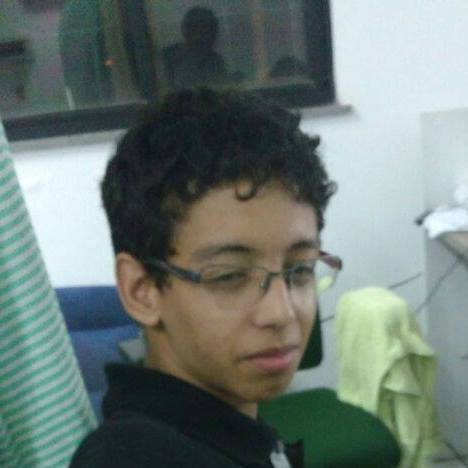
#> input picture imgs/pedro.jpg, 468 x 468 px
$ python exampleEdge.py   (older library calls are emulated)
#> lines starting #> are read from the running program, lines starting #| are printed output that depends on the picture
import cv2
import numpy as np

img = cv2.imread('imgs/pedro.jpg')
#> img is the input picture: shape (468, 468, 3); mean B, G, R 117.2, 122.7, 109.7
gray = cv2.cvtColor(img, cv2.COLOR_BGR2GRAY)
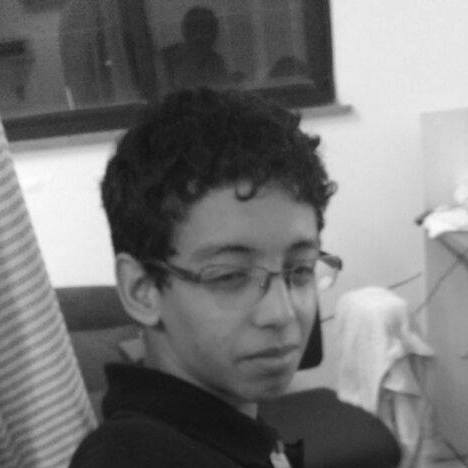
#> gray: shape (468, 468); min 15, max 254, mean 118.2
img_gaussian = cv2.GaussianBlur(gray,(3,3),0)

#canny
img_canny = cv2.Canny(img,100,200)
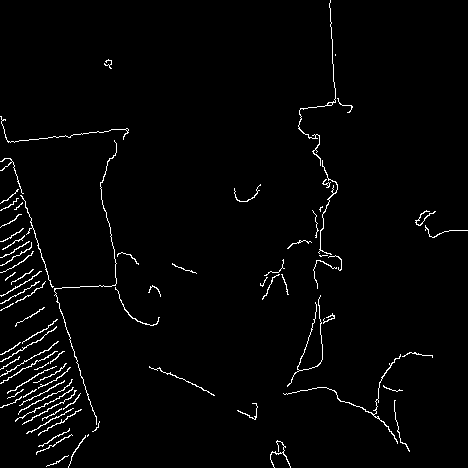
#> img_canny: shape (468, 468); 2.2% white in thin lines or dots

#sobel
img_sobelx = cv2.Sobel(img_gaussian,cv2.CV_8U,1,0,ksize=5)
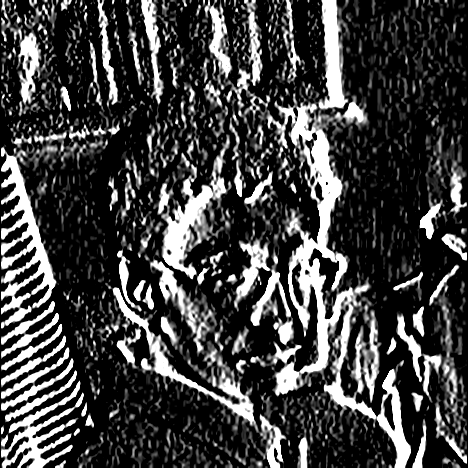
#> img_sobelx: shape (468, 468); min 0, max 255, mean 64.7
img_sobely = cv2.Sobel(img_gaussian,cv2.CV_8U,0,1,ksize=5)
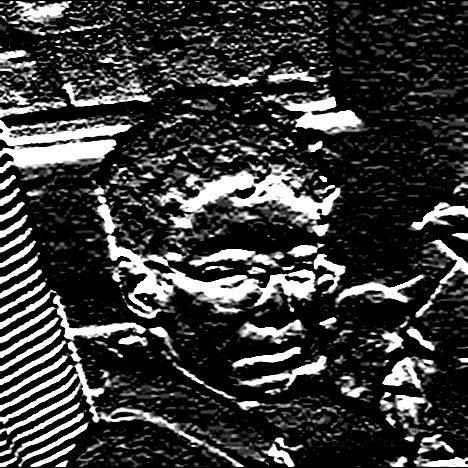
#> img_sobely: shape (468, 468); min 0, max 255, mean 58.3
img_sobel = img_sobelx + img_sobely
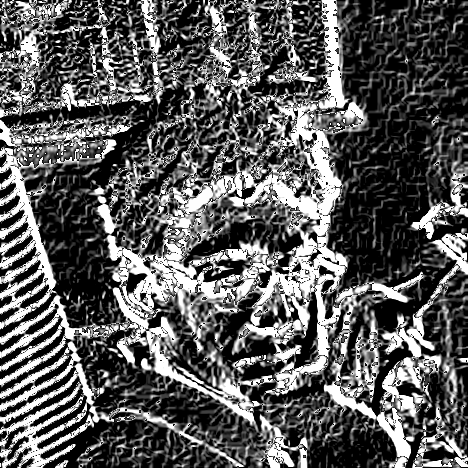
#> img_sobel: shape (468, 468); min 0, max 255, mean 90.4


#prewitt
kernelx = np.array([[1,1,1],[0,0,0],[-1,-1,-1]])
kernely = np.array([[-1,0,1],[-1,0,1],[-1,0,1]])
img_prewittx = cv2.filter2D(img_gaussian, -1, kernelx)
img_prewitty = cv2.filter2D(img_gaussian, -1, kernely)
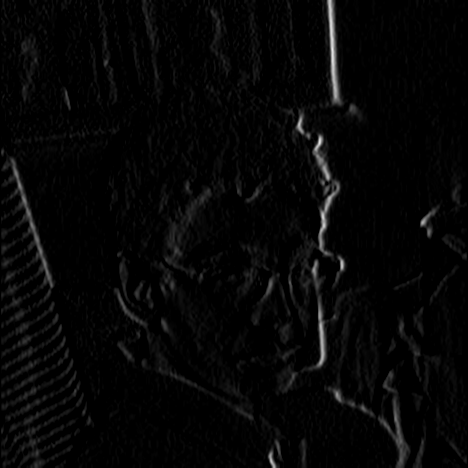
#> img_prewitty: shape (468, 468); min 0, max 235, mean 6


cv2.imshow("Original Image", img)
cv2.waitKey(0)
cv2.imshow("Gauss", img_gaussian)
cv2.waitKey(0)
cv2.imshow("Canny", img_canny)
cv2.waitKey(0)
cv2.imshow("Sobel X", img_sobelx)
cv2.waitKey(0)
cv2.imshow("Sobel Y", img_sobely)
cv2.waitKey(0)
cv2.imshow("Sobel", img_sobel)
cv2.waitKey(0)
cv2.imshow("Prewitt X", img_prewittx)
cv2.waitKey(0)
cv2.imshow("Prewitt Y", img_prewitty)
cv2.waitKey(0)
cv2.imshow("Prewitt", img_prewittx + img_prewitty)
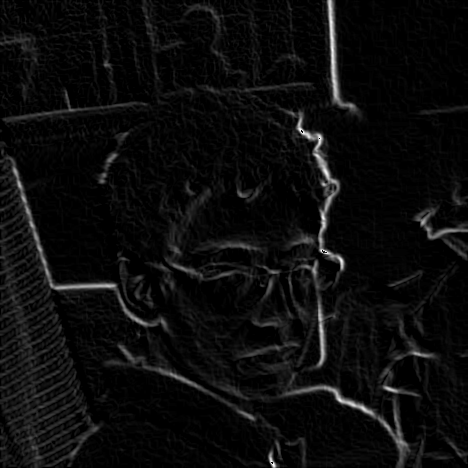
#> window 'Prewitt': shape (468, 468); min 0, max 254, mean 12.1


cv2.waitKey(0)
cv2.destroyAllWindows()

$ run again, with imgs/big-DataMosh.jpg copied over imgs/pedro.jpg
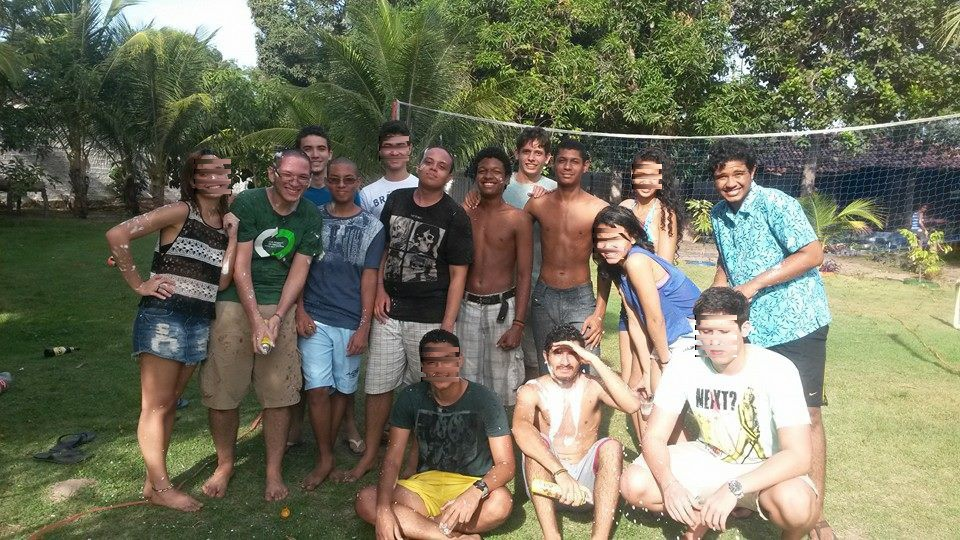
#> input picture imgs/big-DataMosh.jpg, 960 x 540 px
#> img is the input picture: shape (540, 960, 3); mean B, G, R 95.5, 116.3, 116.7
#> `img_canny = cv2.Canny(img,100,200)`:
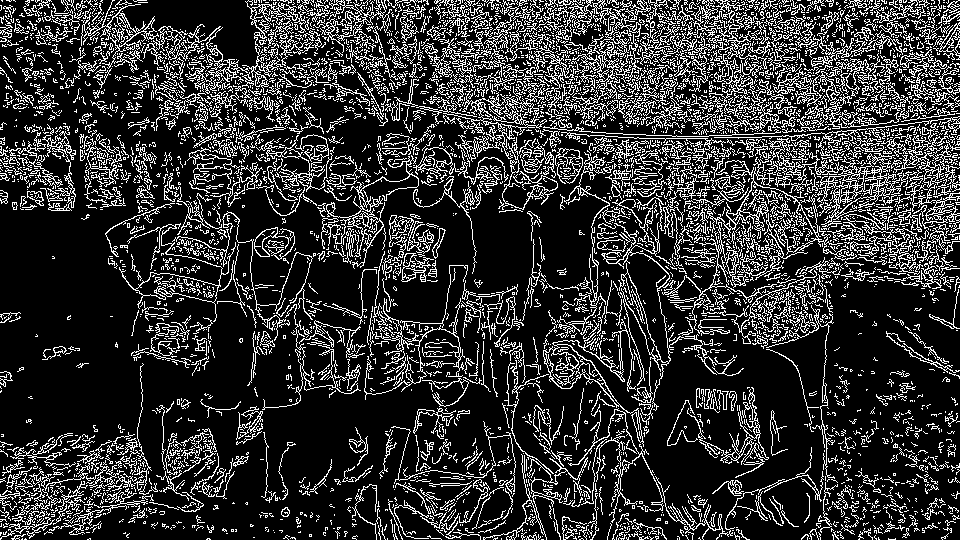
#> img_canny: shape (540, 960); 19.9% white in thin lines or dots
#> `cv2.imshow("Prewitt", img_prewittx + img_prewitty)`:
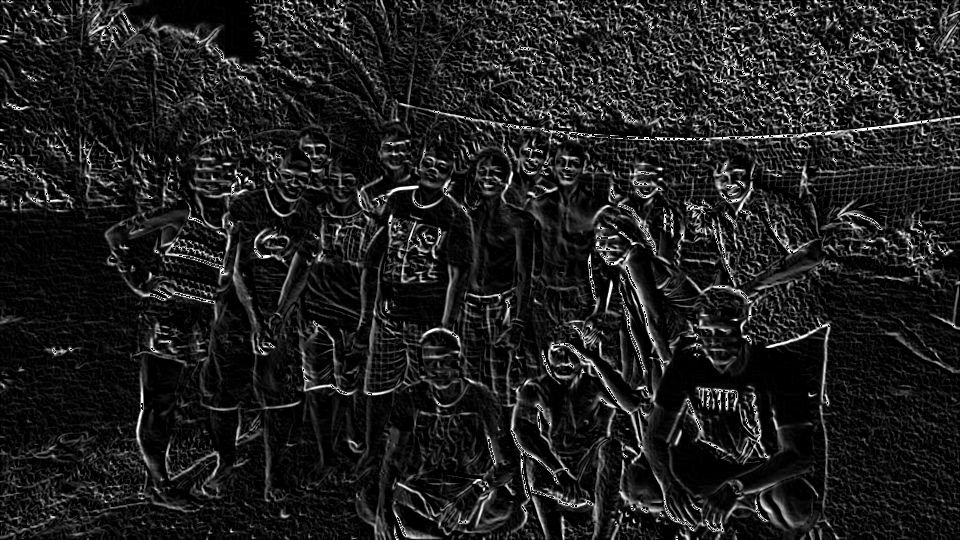
#> window 'Prewitt': shape (540, 960); min 0, max 255, mean 31.3

$ run again, with imgs/big2-DataMosh.jpg copied over imgs/pedro.jpg
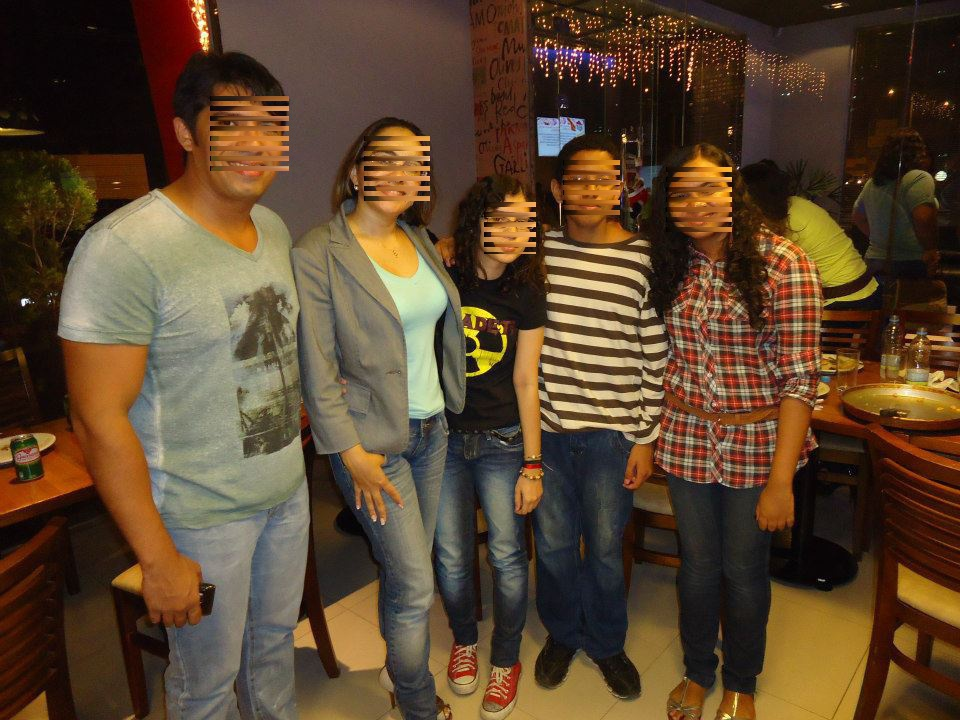
#> input picture imgs/big2-DataMosh.jpg, 960 x 720 px
#> img is the input picture: shape (720, 960, 3); mean B, G, R 46, 68.7, 91.1
#> `img_canny = cv2.Canny(img,100,200)`:
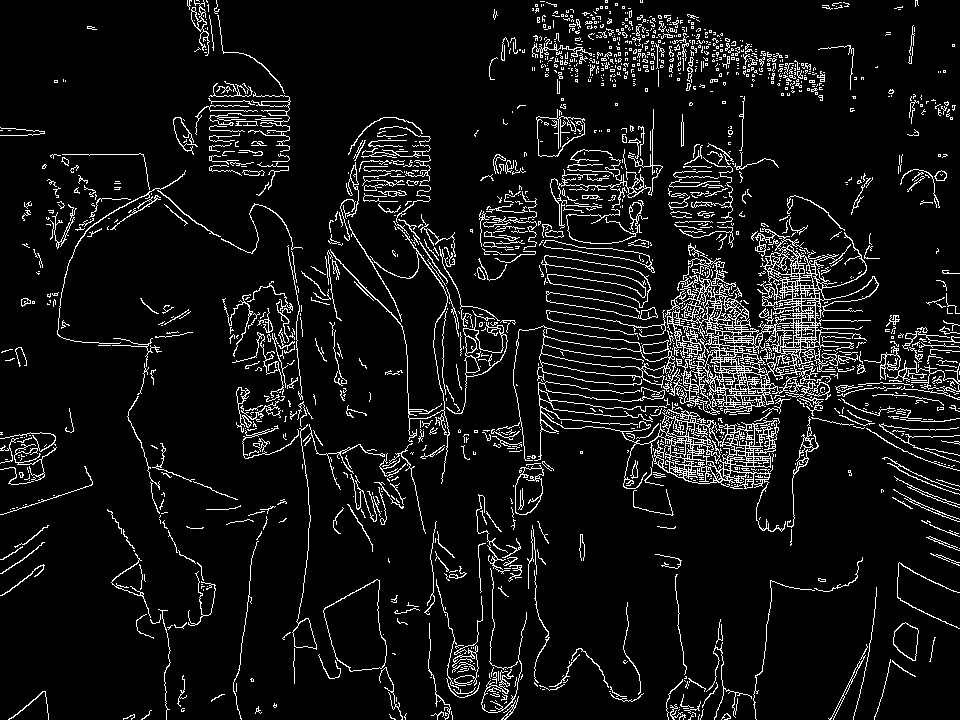
#> img_canny: shape (720, 960); 7.8% white in thin lines or dots
#> `cv2.imshow("Prewitt", img_prewittx + img_prewitty)`:
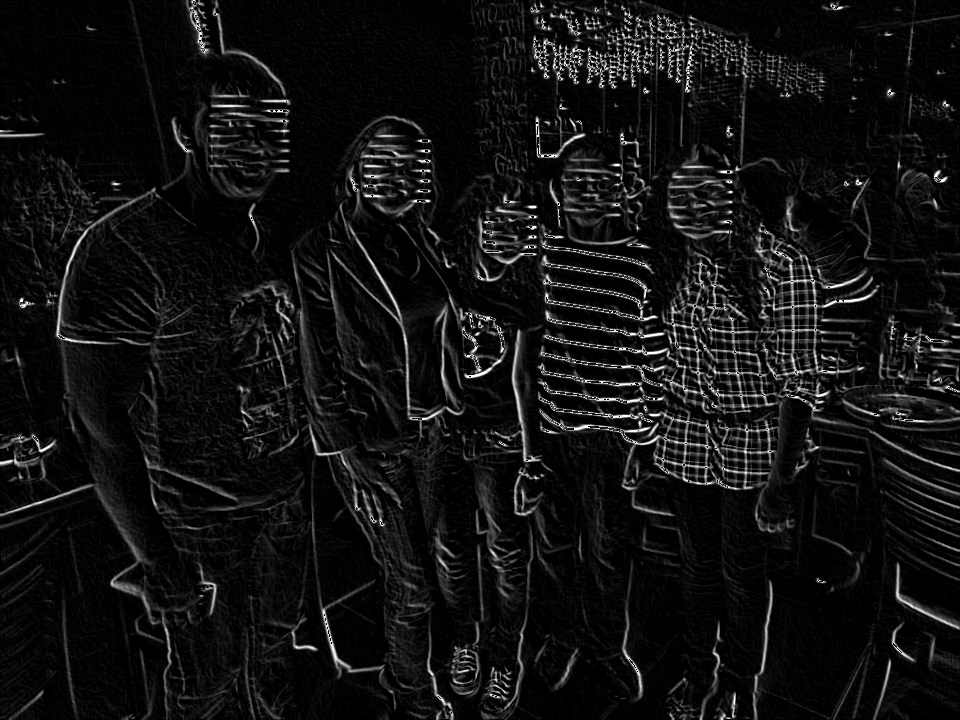
#> window 'Prewitt': shape (720, 960); min 0, max 255, mean 17.7
